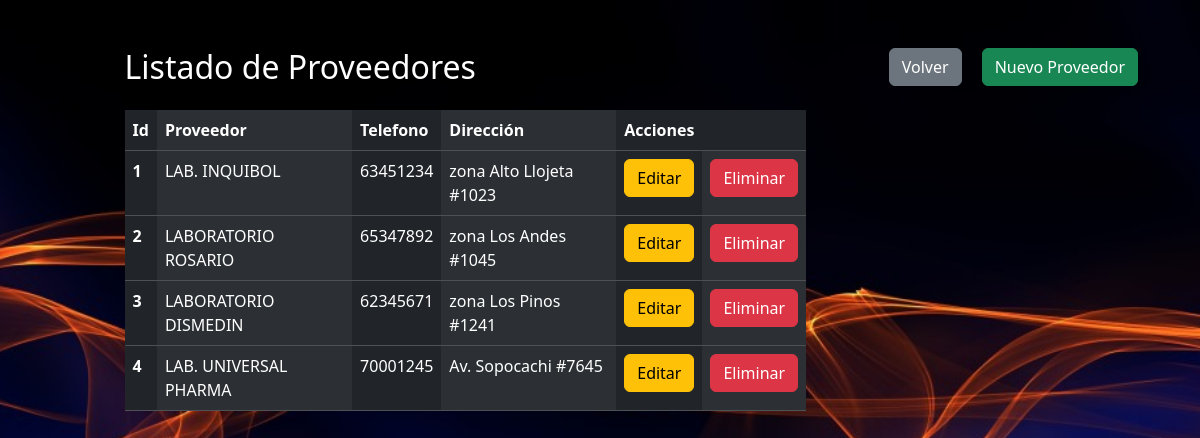
The app's page /proveedores, older data.
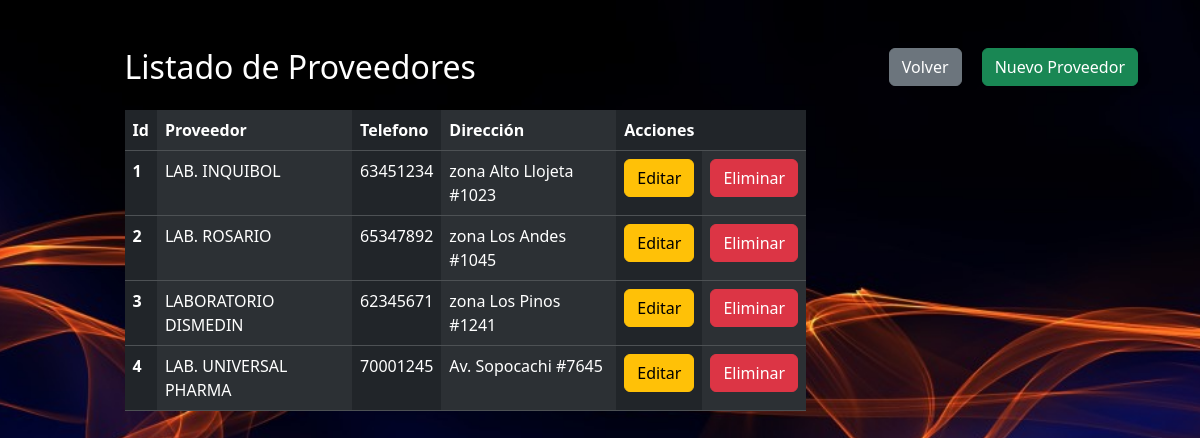
The same page, newer data.
### tables this page shows
CREATE TABLE proveedores (
        cod_prov INTEGER PRIMARY KEY,
        nombre_prov TEXT NOT NULL,
        telefono_prov INTEGER NOT NULL,
        direccion TEXT NOT NULL
        );

### app.py (the view)
@app.route("/proveedores")
def proveedores():
    conn=sqlite3.connect("sistema_farmacia.db")
    conn.row_factory=sqlite3.Row
    cursor=conn.cursor()
    cursor.execute("select * from proveedores")
    proveedores=cursor.fetchall()
    return render_template("proveedores/listar_proveedores.html",proveedores=proveedores)

### templates/proveedores/listar_proveedores.html (shortened to what this page needs)
<!doctype html>
<html lang="es">
  <head>
    <link href="https://cdn.jsdelivr.net/npm/bootstrap@5.3.3/dist/css/bootstrap.min.css" rel="stylesheet">
    <link rel="stylesheet" href="{{ url_for('static', filename='css/estilos_registro_usuario.css') }}">
    <link rel="stylesheet" href="https://cdnjs.cloudflare.com/ajax/libs/sweetalert/2.1.2/sweetalert.min.css">
  </head>
<body>
    <div class="container mt-5">
        <a href="/proveedores/nuevo"  class="btn btn-success volver">Nuevo Proveedor</a>
        <a href="/admin/dashboard" class="btn btn-secondary volver">Volver</a>
        <div class="row justify-content-center">
            <div class="col-12 col-md-10">
                <h2>Listado de Proveedores</h2>
                <table class="table table-hover table-dark table-striped-columns mt-4">
                    <thead>
                        <tr>
                            <th scope="col">Id</th>
                            <th scope="col">Proveedor</th>
                            <th scope="col">Telefono</th>
                            <th scope="col">Dirección</th>
                            <th colspan="2">Acciones</th>
                        </tr>
                    </thead>
                    <tbody>
                        {% for item in proveedores %}
                        <tr>
                            <th scope="row">{{item['cod_prov']}}</th>
                            <td>{{item['nombre_prov']}}</td>
                            <td>{{item['telefono_prov']}}</td>
                            <td>{{item['direccion']}}</td>
                            <td><a href="/proveedores/editar/{{item['cod_prov']}}" class="btn btn-warning">Editar</a></td>
                            <td><a href="/proveedores/eliminar/{{item['cod_prov']}}"  class="btn btn-danger"onclick="mostrarMensajeEliminado()">Eliminar</a></td>
                        </tr>
                        {% endfor %}
                    </tbody>
                </table>
            </div>
        </div>
    </div>
</body>
</html>

Row changes from the older to the newer data that the page shows:
changed proveedores "zona Los Andes #1045": nombre_prov "LABORATORIO ROSARIO" → "LAB. ROSARIO"
